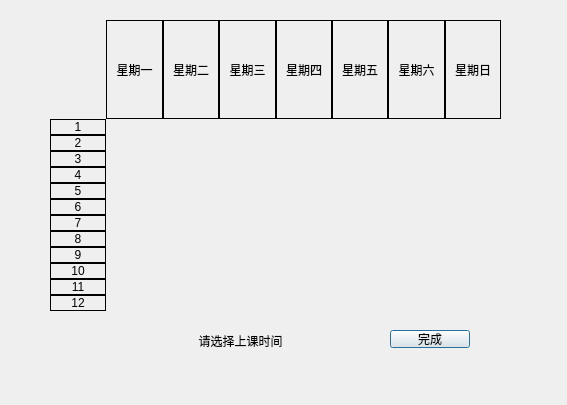
<?xml version="1.0" encoding="UTF-8"?>
<ui version="4.0">
 <class>CourseTimeDialog</class>
 <widget class="QDialog" name="CourseTimeDialog">
  <property name="geometry">
   <rect>
    <x>0</x>
    <y>0</y>
    <width>567</width>
    <height>405</height>
   </rect>
  </property>
  <property name="windowTitle">
   <string>Dialog</string>
  </property>
  <widget class="QLabel" name="MessageLabel">
   <property name="geometry">
    <rect>
     <x>190</x>
     <y>330</y>
     <width>101</width>
     <height>21</height>
    </rect>
   </property>
   <property name="text">
    <string>请选择上课时间</string>
   </property>
   <property name="alignment">
    <set>Qt::AlignCenter</set>
   </property>
  </widget>
  <widget class="QPushButton" name="CreateButton">
   <property name="geometry">
    <rect>
     <x>390</x>
     <y>330</y>
     <width>80</width>
     <height>18</height>
    </rect>
   </property>
   <property name="text">
    <string>完成</string>
   </property>
  </widget>
  <widget class="QWidget" name="layoutWidget">
   <property name="geometry">
    <rect>
     <x>50</x>
     <y>20</y>
     <width>451</width>
     <height>291</height>
    </rect>
   </property>
   <layout class="QVBoxLayout" name="MainLayout" stretch="0,1">
    <property name="spacing">
     <number>0</number>
    </property>
    <item>
     <layout class="QHBoxLayout" name="WeekLayout">
      <property name="spacing">
       <number>0</number>
      </property>
      <item>
       <widget class="QLabel" name="BlankLabel">
        <property name="text">
         <string/>
        </property>
       </widget>
      </item>
      <item>
       <widget class="QLabel" name="MonLabel">
        <property name="styleSheet">
         <string notr="true">border: 1px solid black</string>
        </property>
        <property name="text">
         <string>星期一</string>
        </property>
        <property name="alignment">
         <set>Qt::AlignCenter</set>
        </property>
       </widget>
      </item>
      <item>
       <widget class="QLabel" name="TueLabel">
        <property name="styleSheet">
         <string notr="true">border: 1px solid black</string>
        </property>
        <property name="text">
         <string>星期二</string>
        </property>
        <property name="alignment">
         <set>Qt::AlignCenter</set>
        </property>
       </widget>
      </item>
      <item>
       <widget class="QLabel" name="WedLabel">
        <property name="styleSheet">
         <string notr="true">border: 1px solid black</string>
        </property>
        <property name="text">
         <string>星期三</string>
        </property>
        <property name="alignment">
         <set>Qt::AlignCenter</set>
        </property>
       </widget>
      </item>
      <item>
       <widget class="QLabel" name="ThuLabel">
        <property name="styleSheet">
         <string notr="true">border: 1px solid black</string>
        </property>
        <property name="text">
         <string>星期四</string>
        </property>
        <property name="alignment">
         <set>Qt::AlignCenter</set>
        </property>
       </widget>
      </item>
      <item>
       <widget class="QLabel" name="FriLabel">
        <property name="styleSheet">
         <string notr="true">border: 1px solid black</string>
        </property>
        <property name="text">
         <string>星期五</string>
        </property>
        <property name="alignment">
         <set>Qt::AlignCenter</set>
        </property>
       </widget>
      </item>
      <item>
       <widget class="QLabel" name="SatLabel">
        <property name="styleSheet">
         <string notr="true">border: 1px solid black</string>
        </property>
        <property name="text">
         <string>星期六</string>
        </property>
        <property name="alignment">
         <set>Qt::AlignCenter</set>
        </property>
       </widget>
      </item>
      <item>
       <widget class="QLabel" name="SunLabel">
        <property name="styleSheet">
         <string notr="true">border: 1px solid black</string>
        </property>
        <property name="text">
         <string>星期日</string>
        </property>
        <property name="alignment">
         <set>Qt::AlignCenter</set>
        </property>
       </widget>
      </item>
     </layout>
    </item>
    <item>
     <layout class="QHBoxLayout" name="TableLayout" stretch="1,7">
      <property name="spacing">
       <number>0</number>
      </property>
      <item>
       <layout class="QVBoxLayout" name="TimeLayout">
        <property name="spacing">
         <number>0</number>
        </property>
        <item>
         <widget class="QLabel" name="T1Label">
          <property name="styleSheet">
           <string notr="true">border: 1px solid black</string>
          </property>
          <property name="text">
           <string>1</string>
          </property>
          <property name="alignment">
           <set>Qt::AlignCenter</set>
          </property>
         </widget>
        </item>
        <item>
         <widget class="QLabel" name="T2Label">
          <property name="styleSheet">
           <string notr="true">border: 1px solid black</string>
          </property>
          <property name="text">
           <string>2</string>
          </property>
          <property name="alignment">
           <set>Qt::AlignCenter</set>
          </property>
         </widget>
        </item>
        <item>
         <widget class="QLabel" name="T3Label">
          <property name="styleSheet">
           <string notr="true">border: 1px solid black</string>
          </property>
          <property name="text">
           <string>3</string>
          </property>
          <property name="alignment">
           <set>Qt::AlignCenter</set>
          </property>
         </widget>
        </item>
        <item>
         <widget class="QLabel" name="T4Label">
          <property name="styleSheet">
           <string notr="true">border: 1px solid black</string>
          </property>
          <property name="text">
           <string>4</string>
          </property>
          <property name="alignment">
           <set>Qt::AlignCenter</set>
          </property>
         </widget>
        </item>
        <item>
         <widget class="QLabel" name="T5Label">
          <property name="styleSheet">
           <string notr="true">border: 1px solid black</string>
          </property>
          <property name="text">
           <string>5</string>
          </property>
          <property name="alignment">
           <set>Qt::AlignCenter</set>
          </property>
         </widget>
        </item>
        <item>
         <widget class="QLabel" name="T6Label">
          <property name="styleSheet">
           <string notr="true">border: 1px solid black</string>
          </property>
          <property name="text">
           <string>6</string>
          </property>
          <property name="alignment">
           <set>Qt::AlignCenter</set>
          </property>
         </widget>
        </item>
        <item>
         <widget class="QLabel" name="T7Label">
          <property name="styleSheet">
           <string notr="true">border: 1px solid black</string>
          </property>
          <property name="text">
           <string>7</string>
          </property>
          <property name="alignment">
           <set>Qt::AlignCenter</set>
          </property>
         </widget>
        </item>
        <item>
         <widget class="QLabel" name="T8Label">
          <property name="styleSheet">
           <string notr="true">border: 1px solid black</string>
          </property>
          <property name="text">
           <string>8</string>
          </property>
          <property name="alignment">
           <set>Qt::AlignCenter</set>
          </property>
         </widget>
        </item>
        <item>
         <widget class="QLabel" name="T9Label">
          <property name="styleSheet">
           <string notr="true">border: 1px solid black</string>
          </property>
          <property name="text">
           <string>9</string>
          </property>
          <property name="alignment">
           <set>Qt::AlignCenter</set>
          </property>
         </widget>
        </item>
        <item>
         <widget class="QLabel" name="T10Label">
          <property name="styleSheet">
           <string notr="true">border: 1px solid black</string>
          </property>
          <property name="text">
           <string>10</string>
          </property>
          <property name="alignment">
           <set>Qt::AlignCenter</set>
          </property>
         </widget>
        </item>
        <item>
         <widget class="QLabel" name="T11Label">
          <property name="styleSheet">
           <string notr="true">border: 1px solid black</string>
          </property>
          <property name="text">
           <string>11</string>
          </property>
          <property name="alignment">
           <set>Qt::AlignCenter</set>
          </property>
         </widget>
        </item>
        <item>
         <widget class="QLabel" name="T12Label">
          <property name="styleSheet">
           <string notr="true">border: 1px solid black</string>
          </property>
          <property name="text">
           <string>12</string>
          </property>
          <property name="alignment">
           <set>Qt::AlignCenter</set>
          </property>
         </widget>
        </item>
       </layout>
      </item>
      <item>
       <layout class="QHBoxLayout" name="CourseTableLayout">
        <property name="spacing">
         <number>0</number>
        </property>
        <item>
         <layout class="QVBoxLayout" name="C1Layout"/>
        </item>
        <item>
         <layout class="QVBoxLayout" name="C2Layout"/>
        </item>
        <item>
         <layout class="QVBoxLayout" name="C3Layout"/>
        </item>
        <item>
         <layout class="QVBoxLayout" name="C4Layout"/>
        </item>
        <item>
         <layout class="QVBoxLayout" name="C5Layout"/>
        </item>
        <item>
         <layout class="QVBoxLayout" name="C6Layout"/>
        </item>
        <item>
         <layout class="QVBoxLayout" name="C7Layout"/>
        </item>
       </layout>
      </item>
     </layout>
    </item>
   </layout>
  </widget>
 </widget>
 <resources/>
 <connections/>
</ui>
